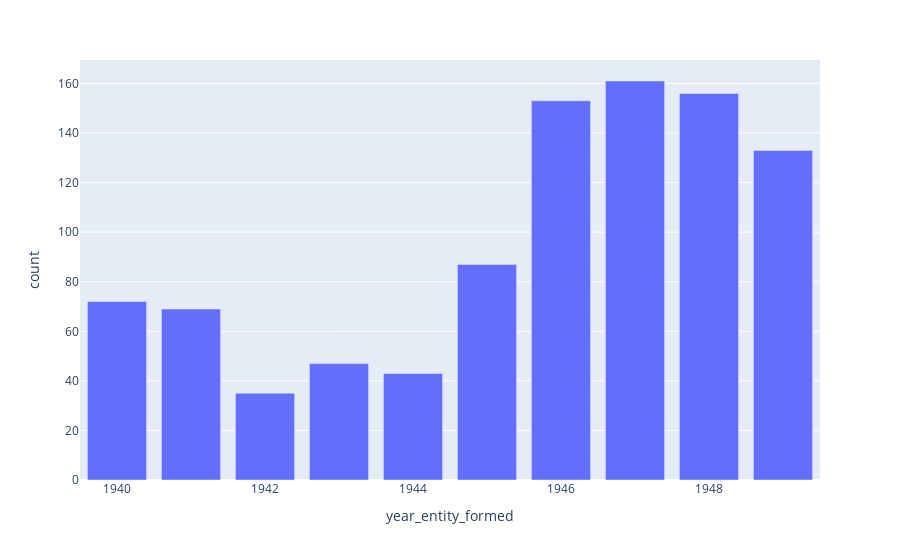

The notebook cell saved with this chart:
### Markdown cell above
### Visualize new businesses by year

Create a bar chart using Plotly Express showing new businesses per year:

- Set x-axis to the year
- Set y-axis to the number of new businesses
- Add an appropriate title and labels
- Display text on each bar
- Hint: Use `px.bar()`

### Code cell
# Create a simple bar chart
fig = px.bar(biz_year, x='year_entity_formed', y='count')
title='New Businesses by Year',  
labels={'Year': 'year_entity_formed', 'Number of Businesses': 'count'} 

# Show the figure
fig.show()

### Figure 1 — Plotly figure (JSON) as saved in the notebook; plotly's stock layout.template omitted (floating-point values rounded to 4 significant figures)
{"data": [{"alignmentgroup": "True", "hovertemplate": "year_entity_formed=%{x}<br>count=%{y}<extra></extra>", "legendgroup": "", "marker": {"color": "#636efa", "pattern": {"shape": ""}}, "name": "", "offsetgroup": "", "orientation": "v", "showlegend": false, "textposition": "auto", "type": "bar", "x": [1947, 1948, 1946, 1949, 1945, 1940, 1941, 1943, 1944, 1942], "xaxis": "x", "y": [161, 156, 153, 133, 87, 72, 69, 47, 43, 35], "yaxis": "y"}], "layout": {"autosize": true, "barmode": "relative", "legend": {"tracegroupgap": 0}, "margin": {"t": 60}, "xaxis": {"anchor": "y", "autorange": true, "domain": [0, 1], "range": [1940.0, 1950.0], "title": {"text": "year_entity_formed"}, "type": "linear"}, "yaxis": {"anchor": "x", "autorange": true, "domain": [0, 1], "range": [0, 169.5], "title": {"text": "count"}, "type": "linear"}}}
